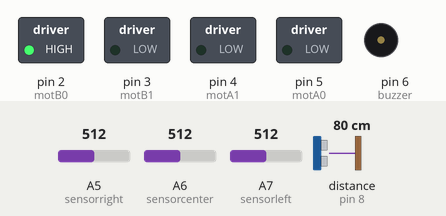
Simulated run of this sketch. Board: Arduino Nano, built with avr-gcc and run on an emulated ATmega328P. Parts: switched loads named in the sketch (green lamp = pin HIGH), buzzer (waves = sounding, pin HIGH). Wiring (inferred from the names in the program): ultrasonic range finder: trigger pin 7; echo pin 8. Dashed ring = blinking. The test bench sets the inputs (shaded band); at power-on: distance to the obstacle (sensor on pin 8) 80 cm, A5 (sensorright) = 512, A6 (sensorcenter) = 512, A7 (sensorleft) = 512. The echo pulse lasts 58.3 µs per cm; pins used as bus, display or sensor lines are not drawn.

Above: at 0.92 s.
1.3 s: distance to the obstacle (sensor on pin 8) set to 56 cm
4.3 s: distance to the obstacle (sensor on pin 8) set to 45 cm
At 5.4 s:
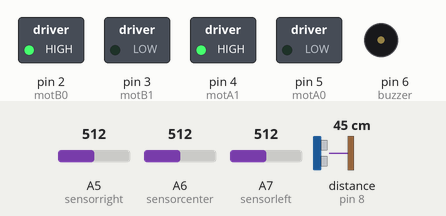
5.8 s: A5 (sensorright) set to 542
7.3 s: A5 (sensorright) set to 564
At 7.45 s:
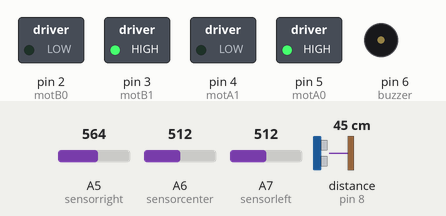
10.3 s: A5 (sensorright) set to 540
At 10.62 s:
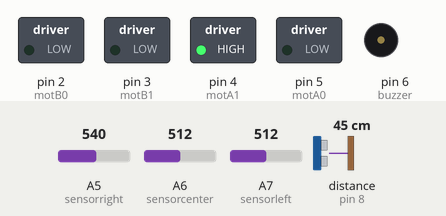
12.3 s: A5 (sensorright) set to 560
At 12.45 s:
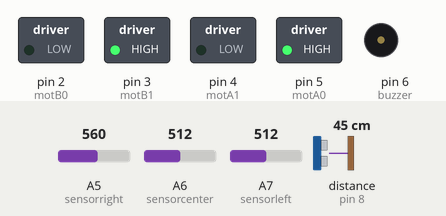
Timing chart, 0 to 16.3 s (numbered marks = the images above; inputs shaded):
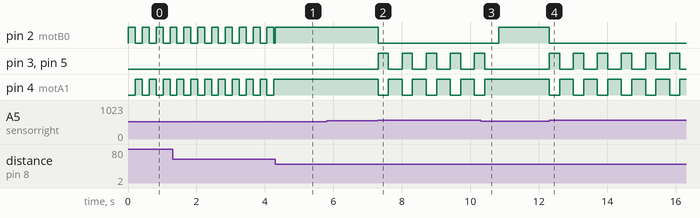

The sketch:

SeguidorDeLineaNegra.ino
```cpp
// ------------------------------
// Seguidor de Línea Negra Optimizado
// Optimizado para ring de 77cm - Búsqueda agresiva de oponente
// ------------------------------

int motB0 = 2;
int motB1 = 3; //PWM
int motA1 = 4;
int motA0 = 5; //PWM

int sensorleft = A7;
int sensorcenter = A6;
int sensorright = A5;

int buzzer = 6;
int echo = 8;
int triger = 7;

// ------------------------------
// Constantes
// ------------------------------
const int LINE_THRESHOLD = 550;        // Umbral de línea negra
const int OBSTACLE_DISTANCE = 50;      // Distancia para atacar (cm) - optimizado para ring 77cm
const int MAX_VALID_DISTANCE = 77;     // Máxima distancia válida (tamaño del ring)
const int MIN_VALID_DISTANCE = 2;      // Mínima distancia válida
const unsigned long TIEMPO_BUSQUEDA = 200; // Tiempo entre cambios de dirección de búsqueda (ms)

// ------------------------------
// Variables
// ------------------------------
int l1 = 0; // Sensor derecha
int l2 = 0; // Sensor centro
int l3 = 0; // Sensor izquierda

int f1 = 0; // Memoria sensor derecha
int f2 = 0; // Memoria sensor centro
int f3 = 0; // Memoria sensor izquierda

long cont1 = 0; // Contador de memoria

unsigned long ultimaBusqueda = 0;
int direccionBusqueda = 0; // 0=derecha, 1=izquierda
bool buscando = false;

// ------------------------------
// Setup
// ------------------------------
void setup()
{
  Serial.begin(9600);

  // Motores
  pinMode(motA0, OUTPUT);
  pinMode(motA1, OUTPUT);
  pinMode(motB0, OUTPUT);
  pinMode(motB1, OUTPUT);

  // Buzzer
  pinMode(buzzer, OUTPUT);

  // Sensor ultrasónico
  pinMode(echo, INPUT);
  pinMode(triger, OUTPUT);
  digitalWrite(triger, LOW);

  // Sensores de línea
  pinMode(sensorright, INPUT);
  pinMode(sensorcenter, INPUT);
  pinMode(sensorleft, INPUT);

  // Inicializar motores apagados
  alto();
}

// ------------------------------
// Loop Principal
// ------------------------------
void loop()
{
  // Leer sensores de línea
  l3 = analogRead(sensorleft);
  l2 = analogRead(sensorcenter);
  l1 = analogRead(sensorright);

  // Sistema de memoria cuando todos los sensores están en el mismo color
  if ((l1 > LINE_THRESHOLD && l2 > LINE_THRESHOLD && l3 > LINE_THRESHOLD ||
       l1 < LINE_THRESHOLD && l2 < LINE_THRESHOLD && l3 < LINE_THRESHOLD) && cont1 > 0)
  {
    l1 = f1;
    l2 = f2;
    l3 = f3;
    cont1 = cont1 - 1;
  }

  // Medir distancia al oponente
  long d = distancia();

  // PRIORIDAD 1: Si detecta línea negra, evita el borde
  if (l1 > LINE_THRESHOLD || l2 > LINE_THRESHOLD || l3 > LINE_THRESHOLD)
  {
    evitarBorde();
    return;
  }

  // PRIORIDAD 2: Si detecta oponente cerca, ataca
  if (d < OBSTACLE_DISTANCE && d >= MIN_VALID_DISTANCE)
  {
    buscando = false;
    atacarOponente();
    cont1 = 20000; // Guardar memoria
    f1 = l1;
    f2 = l2;
    f3 = l3;
    return;
  }

  // PRIORIDAD 3: Seguir línea si está detectada
  seguirLinea();

  // Guardar valores en memoria
  f1 = l1;
  f2 = l2;
  f3 = l3;
}

// ------------------------------
// Seguimiento de línea
// ------------------------------
void seguirLinea()
{
  // Línea desviada a la derecha - girar izquierda
  if (l1 < LINE_THRESHOLD && l2 > LINE_THRESHOLD && l3 > LINE_THRESHOLD ||
      l1 < LINE_THRESHOLD && l2 < LINE_THRESHOLD && l3 > LINE_THRESHOLD)
  {
    izquierdaRapida();
    cont1 = 20000;
  }
  // Línea desviada a la izquierda - girar derecha
  else if (l1 > LINE_THRESHOLD && l2 > LINE_THRESHOLD && l3 < LINE_THRESHOLD ||
           l1 > LINE_THRESHOLD && l2 < LINE_THRESHOLD && l3 < LINE_THRESHOLD)
  {
    derechaRapida();
    cont1 = 20000;
  }
  // Línea centrada - avanzar rápido
  else if (l1 > LINE_THRESHOLD && l2 < LINE_THRESHOLD && l3 > LINE_THRESHOLD)
  {
    adelanter();
    cont1 = 20000;
  }
  // Sin línea visible - buscar oponente activamente
  else
  {
    buscarOponente();
  }
}

// ------------------------------
// Evitar borde del ring
// ------------------------------
void evitarBorde()
{
  // Retroceder rápidamente
  atras();
  delay(300);

  // Girar para alejarse del borde
  if (l1 > LINE_THRESHOLD || l2 > LINE_THRESHOLD)
  {
    // Línea detectada más a la derecha, girar izquierda
    izquierdaRapida();
    delay(400);
  }
  else
  {
    // Línea detectada más a la izquierda, girar derecha
    derechaRapida();
    delay(400);
  }

  buscando = false; // Reiniciar búsqueda
}

// ------------------------------
// Búsqueda activa de oponente
// ------------------------------
void buscarOponente()
{
  unsigned long tiempoActual = millis();

  // Cambiar dirección de búsqueda rápidamente para buscar activamente
  if (tiempoActual - ultimaBusqueda > TIEMPO_BUSQUEDA)
  {
    direccionBusqueda = !direccionBusqueda;
    ultimaBusqueda = tiempoActual;
    buscando = true;
  }

  // Girar en la dirección actual - búsqueda agresiva
  if (direccionBusqueda == 0)
  {
    derechaRapida();
  }
  else
  {
    izquierdaRapida();
  }
}

// ------------------------------
// Ataque al oponente
// ------------------------------
void atacarOponente()
{
  // Avanzar a máxima velocidad hacia el oponente
  adelanter();
}

// ------------------------------
// Sensor ultrasónico
// ------------------------------
long distancia()
{
  long t;
  long d;

  digitalWrite(triger, HIGH);
  delayMicroseconds(10);
  digitalWrite(triger, LOW);

  t = pulseIn(echo, HIGH);
  d = t / 59;

  // Filtrar valores fuera del rango válido del ring
  if (d <= MIN_VALID_DISTANCE || d >= MAX_VALID_DISTANCE)
  {
    d = 1000; // Distancia inválida
  }

  return d;
}

// ------------------------------
// Funciones de movimiento
// ------------------------------
void alto()
{
  digitalWrite(motA0, LOW);
  digitalWrite(motA1, LOW);
  digitalWrite(motB0, LOW);
  digitalWrite(motB1, LOW);
}

void atras()
{
  digitalWrite(motA0, HIGH);
  digitalWrite(motA1, LOW);
  digitalWrite(motB1, HIGH);
  digitalWrite(motB0, LOW);
}

// Avance rápido (ataque) - máxima velocidad
void adelanter()
{
  digitalWrite(motA1, HIGH);
  digitalWrite(motA0, LOW);
  digitalWrite(motB0, HIGH);
  digitalWrite(motB1, LOW);
}

// Avance controlado (búsqueda)
void adelantes()
{
  digitalWrite(motA1, HIGH);
  analogWrite(motA0, 100);
  digitalWrite(motB0, HIGH);
  digitalWrite(motB1, LOW);
}

// Giro izquierda rápido
void izquierdaRapida()
{
  digitalWrite(motA0, LOW);
  digitalWrite(motA1, HIGH);
  digitalWrite(motB0, LOW);
  digitalWrite(motB1, LOW);
}

// Giro derecha rápido
void derechaRapida()
{
  digitalWrite(motA1, LOW);
  digitalWrite(motA0, LOW);
  digitalWrite(motB0, HIGH);
  digitalWrite(motB1, LOW);
}

void izquierda()
{
  digitalWrite(motA0, LOW);
  digitalWrite(motA1, HIGH);
  digitalWrite(motB0, LOW);
  digitalWrite(motB1, LOW);
}

void derecha()
{
  digitalWrite(motA1, LOW);
  digitalWrite(motA0, LOW);
  digitalWrite(motB0, HIGH);
  digitalWrite(motB1, LOW);
}

void atrasderecha()
{
  digitalWrite(motA0, LOW);
  digitalWrite(motA1, LOW);
  digitalWrite(motB0, LOW);
  digitalWrite(motB1, HIGH);
}

void atrasizquierda()
{
  digitalWrite(motA0, HIGH);
  digitalWrite(motA1, LOW);
  digitalWrite(motB0, LOW);
  digitalWrite(motB1, LOW);
}
```

Measured:
- the behaviour switches between 51 and 50 cm on distance to the obstacle (sensor on pin 8) (found by bisection; images 0 and 1)
- the behaviour switches between 550 and 551 on A5 (sensorright) (found by bisection; images 1 and 2)
- after the input at 4.3 s, pin 4 (motA1): stops changing and stays HIGH
- after the input at 5.8 s, every drawn part: stays the same
- after the input at 7.3 s, pin 2 (motB0): HIGH → LOW at once; pin 3 (motB1), pin 5 (motA0): alternates HIGH for 0.30 s and LOW for 0.40 s, starting at once; pin 4 (motA1): alternates HIGH for 0.40 s and LOW for 0.30 s, starting at once
- after the input at 10.3 s, pin 2 (motB0): LOW → HIGH after 0.52 s; pin 3 (motB1), pin 5 (motA0): goes on until 10.4 s, then stays LOW; pin 4 (motA1): goes on until 10.4 s, then stays HIGH
- after the input at 12.3 s, pin 2 (motB0): HIGH → LOW at once; pin 3 (motB1), pin 5 (motA0): alternates HIGH for 0.30 s and LOW for 0.40 s, starting at once; pin 4 (motA1): alternates HIGH for 0.40 s and LOW for 0.30 s, starting at once
- by itself, pin 2 (motB0), pin 4 (motA1): alternates HIGH for 0.20 s and LOW for 0.20 s
